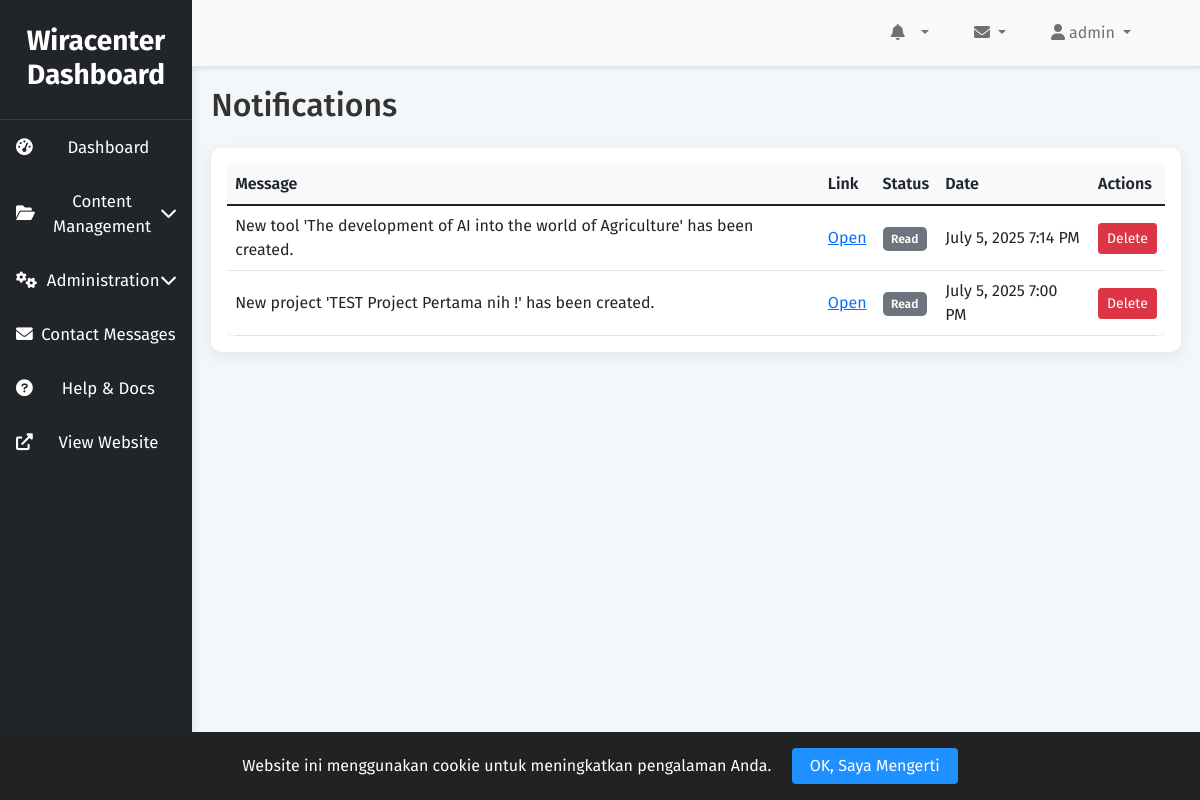
The page /admin/notifications.php (signed in) on the database its author committed.
### tables this page shows
CREATE TABLE IF NOT EXISTS `notifications` (
    `id` INT AUTO_INCREMENT PRIMARY KEY,
    `user_id` INT,
    `message` TEXT NOT NULL,
    `link` VARCHAR(255),
    `is_read` BOOLEAN DEFAULT FALSE,
    `created_at` TIMESTAMP DEFAULT CURRENT_TIMESTAMP,
    CONSTRAINT `fk_notifications_user_id` FOREIGN KEY (`user_id`) REFERENCES `users`(`id`) ON DELETE CASCADE,
    INDEX `idx_notifications_user_id` (`user_id`),
    INDEX `idx_notifications_is_read` (`is_read`),
    INDEX `idx_notifications_created_at` (`created_at`)
);

### config/config.php (called while the page is built, shortened)
<?php
function formatDateTime($date) {
    return date('F j, Y g:i A', strtotime($date));
}
?>

### admin/notifications.php (the view, shortened to what this page needs)
<?php
require_once '../config/config.php';
$user_id = $_SESSION['user_id'];
include 'includes/header.php';
$stmt = $conn->prepare("SELECT * FROM notifications WHERE user_id = ? ORDER BY created_at DESC");
$stmt->execute([$user_id]);
$notifications = $stmt->fetchAll(PDO::FETCH_ASSOC);
?>
<h1 class="h2 mb-4">Notifications</h1>
<div class="card mb-4">
    <div class="card-body">
        <div class="table-responsive">
            <table class="table table-hover mb-0">
                <thead>
                    <tr>
                        <th>Message</th>
                        <th>Link</th>
                        <th>Status</th>
                        <th>Date</th>
                        <th>Actions</th>
                    </tr>
                </thead>
                <tbody>
                    <?php if ($notifications): ?>
                        <?php foreach ($notifications as $notif): ?>
                            <tr>
                                <td><?php echo htmlspecialchars($notif['message']); ?></td>
                                <td>
                                    <?php if (!empty($notif['link'])): ?>
                                        <a href="<?php echo htmlspecialchars($notif['link']); ?>" target="_blank">Open</a>
                                    <?php else: ?>
                                        -
                                    <?php endif; ?>
                                </td>
                                <td>
                                    <span class="badge bg-<?php echo $notif['is_read'] ? 'secondary' : 'success'; ?>">
                                        <?php echo $notif['is_read'] ? 'Read' : 'Unread'; ?>
                                    </span>
                                </td>
                                <td><?php echo formatDateTime($notif['created_at']); ?></td>
                                <td>
                                    <a href="?action=delete&id=<?php echo $notif['id']; ?>" class="btn btn-sm btn-danger" onclick="return confirm('Delete this notification?');">Delete</a>
                                </td>
                            </tr>
                        <?php endforeach; ?>
                    <?php else: ?>
                        <tr>
                            <td colspan="5" class="text-center text-muted py-4">No notifications found.</td>
                        </tr>
                    <?php endif; ?>
                </tbody>
            </table>
        </div>
    </div>
</div>
<?php include 'includes/footer.php'; ?>

### admin/assets/css/admin-style.css (style rules this page uses)
:root { --primary-color: #1e90ff; --secondary-color: #6c757d; --sidebar-bg: #24344d; --sidebar-link-color: #ecf0f1; --sidebar-link-hover: #ffffff; --sidebar-link-active-bg: #1a2b3c; --body-bg: #f4f7f9; --text-color: #333333; --card-bg: #ffffff; --shadow-color: rgba(0, 0, 0, 0.08); --border-color: #e0e0e0; --cyan-color: #00BCD4; --green-color: #4CAF50; --orange-color: #FF9800; --purple-color: #9C27B0; --sidebar-collapsed-width: 4rem; }
body, html { font-family: 'Fira Sans', Arial, Helvetica, sans-serif; background-color: var(--body-bg); color: var(--text-color); }
.card { border: none; border-radius: 10px; background: var(--card-bg); box-shadow: 0 4px 15px var(--shadow-color); transition: transform 0.3s ease, box-shadow 0.3s ease; }
.table { background: var(--card-bg); border-radius: 10px; overflow: hidden; box-shadow: 0 2px 10px var(--shadow-color); }
.table th { background: #f8f9fa; border: none; font-weight: 600; }
.table td { vertical-align: middle; }
.badge { padding: 0.5em 0.7em; border-radius: 0.3rem; font-weight: 600; }

### rows shown on the page
notifications: message "New tool 'The development of AI into the world of Agriculture' has been created.", is_read "Read", created_at "July 5, 2025 7:14 PM"
notifications: message "New project 'TEST Project Pertama nih !' has been created.", is_read "Read", created_at "July 5, 2025 7:00 PM"

### other values the page prints
$_SESSION['username'] "admin"
